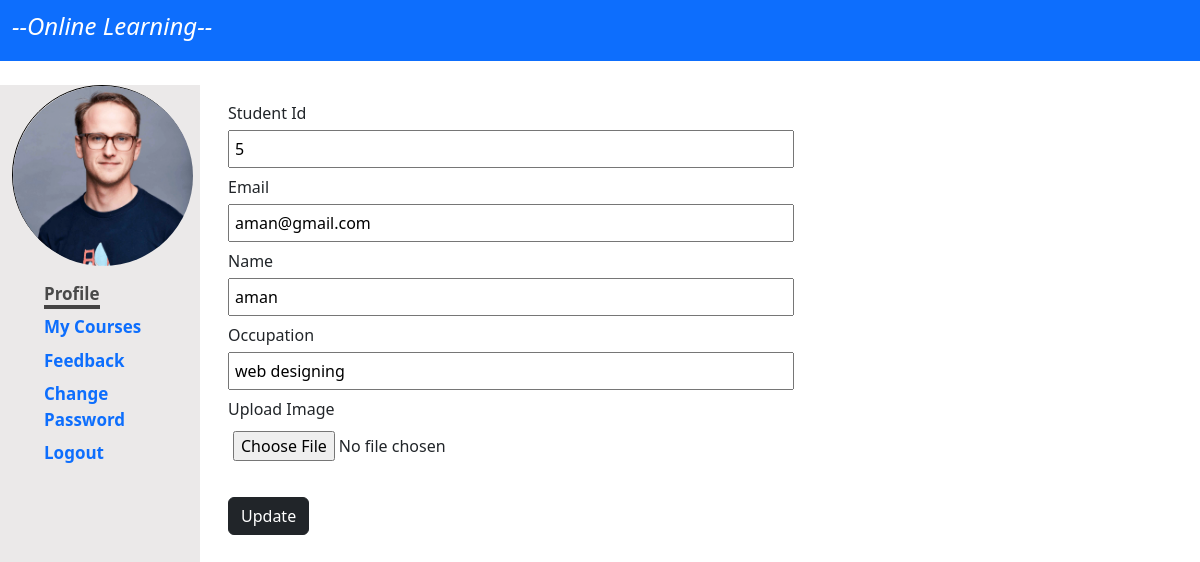
/students/stu_profile.php (signed in), run on the app's committed database.
### tables this page shows
CREATE TABLE `students` (
  `id` int(11) NOT NULL,
  `name` varchar(155) NOT NULL,
  `email` varchar(255) NOT NULL,
  `password` varchar(255) NOT NULL,
  `occupation` text NOT NULL,
  `stu_image` text NOT NULL
);

### students/stu_profile.php (the view, shortened to what this page needs)
<?php
include("../database/connection.php");
if(!isset($_SESSION['email'])){
 echo "<script>location.href='../index.php'</script>";
}else{
?>
<!DOCTYPE html>
<html lang="en">
<head>
         <link href="https://cdn.jsdelivr.net/npm/bootstrap@5.3.3/dist/css/bootstrap.min.css" rel="stylesheet">
         <link rel="stylesheet" href="https://cdnjs.cloudflare.com/ajax/libs/font-awesome/6.7.1/css/all.min.css" />
        <link rel="stylesheet" href="student.css">
</head>
<body>
<div class="container-fluid bg-primary text-white p-2">
        <h4 class="p-1"><i>--Online Learning--</i></h4>
    </div>
  <div class="container-fluid mt-4">
     <div class="row">
         <?php
          $sql = "SELECT * FROM students WHERE email = '{$_SESSION["email"]}'";
          $result= mysqli_query($conn, $sql);
          $row = mysqli_fetch_assoc($result);
          ?>
        <div class="col-md-2 side_nav">
           <div class="prof_img">
            <img src="<?php if(isset($row['stu_image'])){ echo $row['stu_image'];}?>" alt="">
            </div>
          <ul>
            <li class="pt-3"><a href="stu_profile.php" class="active_link">Profile</a></li>
            <li class="pt-2"><a href="stu_course.php" class="">My Courses</a></li>
            <li class="pt-2"><a href="stu_feedback.php" class="">Feedback</a></li>
            <li class="pt-2"><a href="stu_chng_pass.php" class="">Change Password</a></li>
           <li class="pt-2"><a href="../logout.php" class="">Logout</a>  </li>
          </ul>
        </div>
        <div class="col-md-10">
          <form action="" method="post" class="m-3" enctype="multipart/form-data">
            <label for="">Student Id</label>
            <br>
            <input type="text" name="stu_id" value="<?php echo $row['id'];?>" readonly>
            <br>
            <label for="">Email</label>
            <br>
            <input type="email" name="email" value="<?php echo $row['email'];?>" readonly>
            <br>
            <label for="">Name</label>
            <br>
            <input type="text" name="name" value="<?php echo $row['name'];?>">
            <br>
            <label for="">Occupation</label>
            <br>
            <input type="text" name="occupation" value="<?php if(isset($row['occupation'])){ echo $row['occupation'];}?>">
            <br>
            <label for="">Upload Image</label>
            <br>
            <input type="file" name="stu_image">
            <br><br>
            <button type="submit" name="stu_update" class="btn btn-dark">Update</button>
          </form>
        </div>
     </div>
  </div>
</body>
</html>
<?php } ?>

### students/student.css (style rules this page uses)
* { margin: 0; padding: 0; list-style-type: none; }
.side_nav { background-color: rgb(235, 233, 233); height: 100vh; }
ul li { font-size: 17px; font-weight: bold; }
a { text-decoration: none; }
.active_link { color: rgb(73, 73, 73); border-bottom: 4px solid rgb(70, 69, 69); }
.prof_img { width: 180px; height: 180px; border-radius: 50%; border: 1px solid black; }
.prof_img img { width: 180px; height: 180px; border-radius: 50%; }
label { font-size: 16px; padding-bottom: 5px; }
input { padding: 5px; width: 60%; margin-bottom: 7px; }

### data on the page
students: stu_image (picture), stu_id "5", email "aman@gmail.com", name "aman", occupation "web designing"
